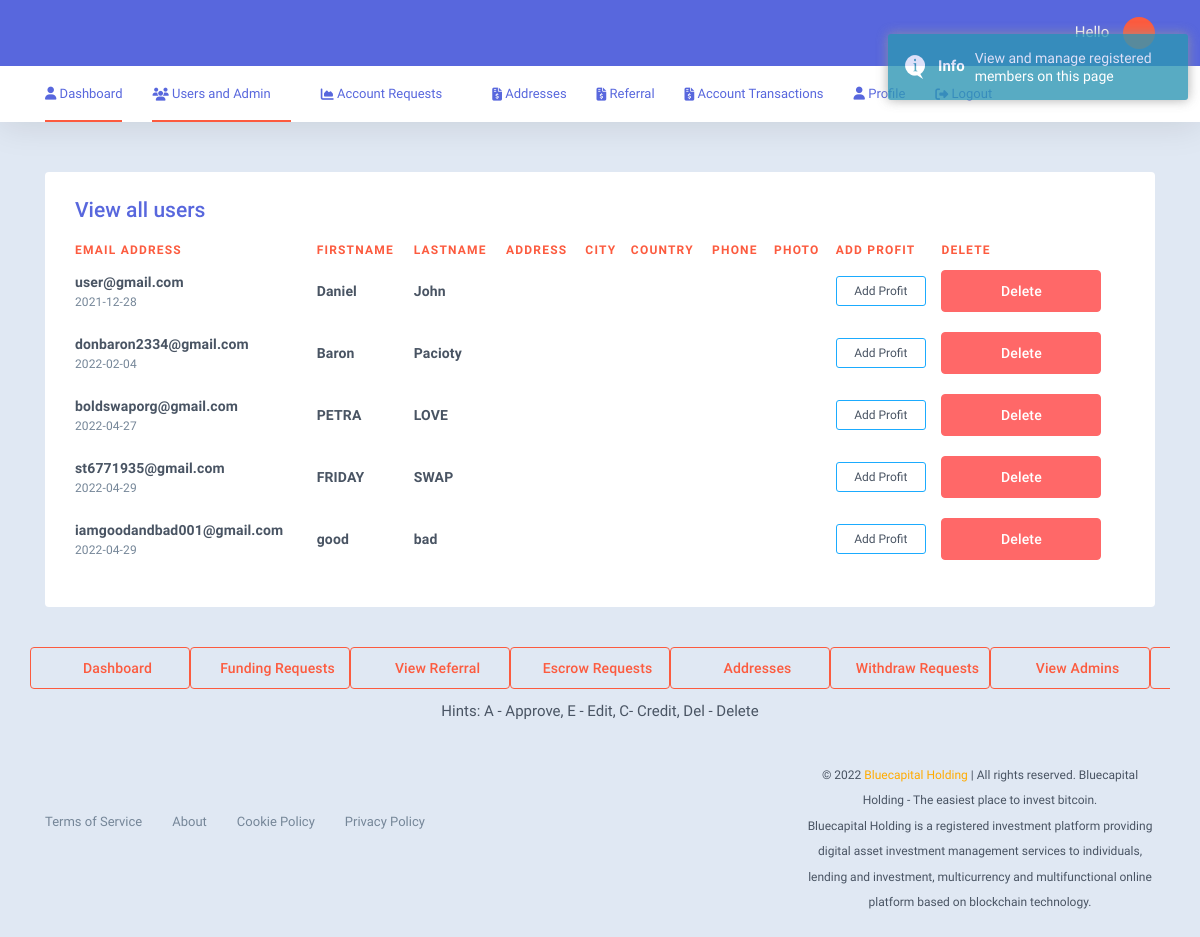
Before: /user/admin/view-users.php with the older database file.
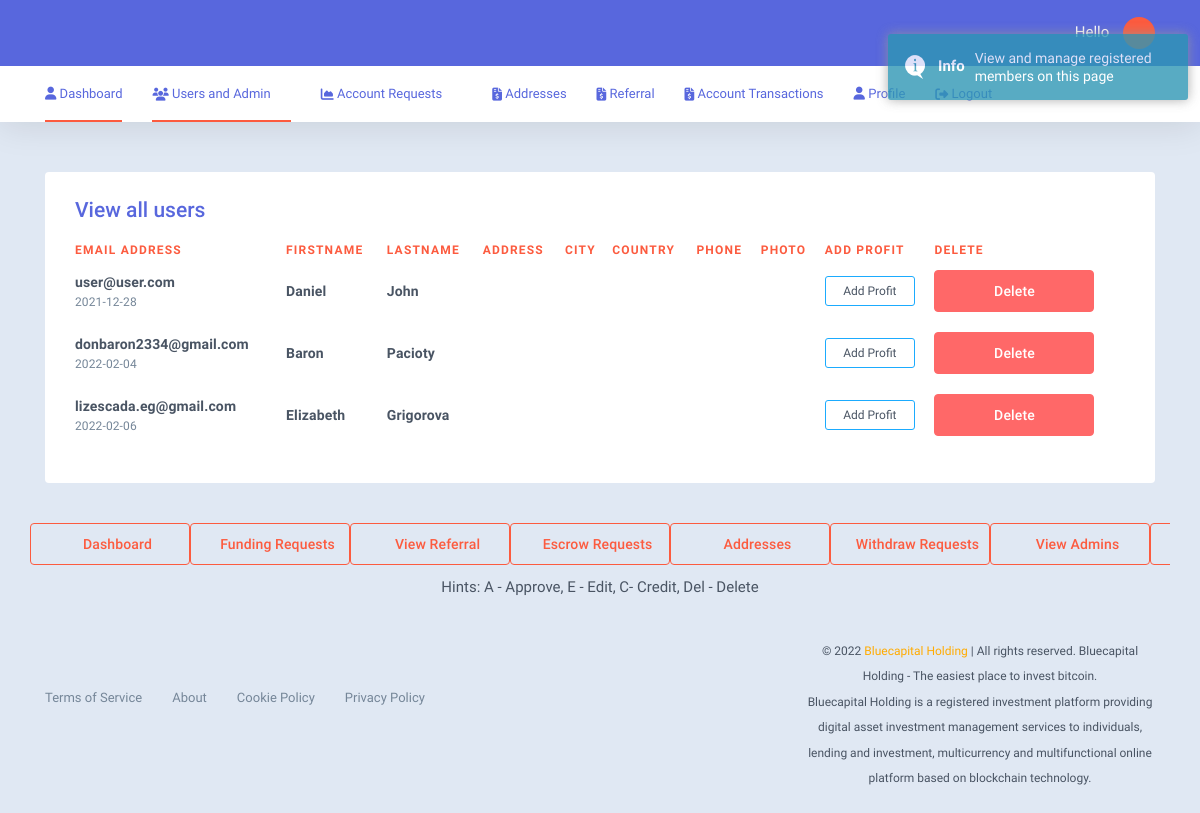
After: the same page with the newer database file.
### tables this page shows
CREATE TABLE `users` (
  `id_no` int(11) NOT NULL,
  `firstname` varchar(255) DEFAULT NULL,
  `lastname` varchar(255) DEFAULT NULL,
  `user_email` varchar(255) NOT NULL,
  `user_pass` varchar(255) NOT NULL,
  `address` varchar(255) DEFAULT NULL,
  `city` varchar(255) DEFAULT NULL,
  `country` varchar(255) DEFAULT NULL,
  `phone` varchar(55) DEFAULT NULL,
  `photo` varchar(255) DEFAULT NULL,
  `affid` int(255) DEFAULT NULL,
  `reg_date` date NOT NULL DEFAULT current_timestamp()
);

### user/admin/view-users.php (the view, shortened to what this page needs)
<?php
include('../function.php');
?>
<?php include('header.php'); ?>
<body class="page-user">
<?php include('nav.php'); ?>
<div>
  <div class="page-content">
      <div class="container">
            <div class="card content-area">
                                <div class="card-innr table-responsive">
                    <div class="card-head">
                        <h4 class="card-title">View all users</h4>
                    </div>
                                <table class="data-table table table-hover dt-init user-tnx">
                        <thead>
                            <tr class="data-item data-head">
                                <th class="data-col dt-tnxno">Email Address</th>
                                <th class="data-col dt-amount">Firstname</th>
                                <th class="data-col dt-account">Lastname</th>
                                <th class="data-col dt-type">
                                    <div class="dt-type-text">Address</div>
                                </th>
                                 <th class="data-col dt-type">
                                    <div class="dt-type-text">City</div>
                                </th>
                                 <th class="data-col dt-type">
                                    <div class="dt-type-text">Country</div>
                                </th>
                                <th class="data-col dt-type">
                                    <div class="dt-type-text">Phone</div>
                                </th>
                                <th class="data-col dt-type">
                                    <div class="dt-type-text">Photo</div>
                                </th>
                                <th class="data-col dt-type">
                                    <div class="dt-type-text">Add Profit</div>
                                </th>
                                <th class="data-col dt-type">
                                    <div class="dt-type-text">Delete</div>
                                </th>
                            </tr>
                        </thead>
                        <tbody>
                            <?php
                            $sql_users_exec = "SELECT * FROM users";
                            $sql_user_exec = $con->query($sql_users_exec);
                           foreach($sql_user_exec as $infor){extract($infor);?>
                                                        <tr class="data-item">
                                <td class="data-col dt-tnxno">
                                    <div class="d-flex align-items-center">
                                           <div class="fake-class">
                                        <span class="lead tnx-id"><?php if(isset($user_email) && $user_email!==null){echo $user_email;}?></span>
                                            <span class="sub sub-date"><?php if(isset($reg_date) && $reg_date!==null){echo $reg_date;}?></span>
                                        </div>
                                    </div>
                                </td>
                                <td class="data-col dt-token">
                                    <span class="lead token-amount"><?php if(isset($firstname) && $firstname!==null){echo $firstname;}?></span>
                                </td>
                                 <td class="data-col dt-token">
                                    <span class="lead token-amount"><?php if(isset($lastname) && $lastname!==null){echo $lastname;}?></span>
                                </td>
                                 <td class="data-col dt-token">
                                </td>
                                 <td class="data-col dt-token">
                                </td>
 <td class="data-col dt-token">
                                </td>
                                <td class="data-col dt-account" id="td_approve">
     <span class="lead user-info text-warning"><?php if(isset($phone) && $phone!==null){echo $phone;}?></span></td>
      <td class="data-col dt-account" id="td_approve">
     <span class="lead user-info text-warning"><?php if(isset($photo) && $photo!==null){echo "<img src='../upload/{$photo}' width='40px' height='40px'>";}?></span> </td>
      <td class="data-col dt-type">
                            <a href="add-profit.php?ap=<?=$user_email;?>" data-toggle="" data-target="" class="dt-type-md"><span class='badge badge-outline badge-info badge-md'>Add Profit</span></a>
                        </td>
                               <td class="data-col dt-token" id="td_approve">
     <a href="user.php?vu=<?= $id_no; ?>"><button class="btn btn-danger">Delete</button></a>
      </td>
                            </tr><?php }?>
                                                    </tbody>
                    </table>
                </div>
                </div>
        </div>
  </div>
</div>
 <?php include('footer-menu.php');?>
    <div class="footer-bar">
        <div class="container">
            <div class="row align-items-center justify-content-center">
                <div class="col-md-8">
                    <ul class="footer-links">
                       <li><a href="https://blucapitalholding.com/docs/terms-of-use.php">Terms of Service</a></li>
        <li><a href="https://blucapitalholding.com/docs/about.php">About</a></li>
        <li><a href="https://blucapitalholding.com/docs/cookie-policy.php">Cookie Policy</a></li>
        <li><a href="https://blucapitalholding.com/docs/privacy-policy.php">Privacy Policy</a></li>
                    </ul>
                </div>
                <div class="col-md-4 mt-2 mt-sm-0">
                    <div class="d-flex justify-content-between justify-content-md-end align-items-center guttar-25px pdt-0-5x pdb-0-5x">
                        <div class="copyright-text"><p style="padding:10px 0 !important;"><center><small>©&nbsp;<?= date('Y');?>&nbsp;<a href="#"><span class="orange">Bluecapital Holding</span></a> | All rights reserved.&nbsp;Bluecapital Holding - The easiest place to invest bitcoin.<br>Bluecapital Holding is a registered investment platform providing digital asset investment management services to individuals, lending and investment, multicurrency and multifunctional online platform based on blockchain technology.</small></center></p></div>
                    </div>
                </div>
            </div>
        </div>
    </div>
    </body>
    </html>

### user/admin/header.php (shortened to what this page needs)
<!DOCTYPE html>
<html lang="en-US" class="js">
<head>
    <link rel="stylesheet" href="../assets/css/custom.css">
    <link rel="stylesheet" href="../assets/css/vendor.bundle49f7.css">
    <link rel="stylesheet" href="../assets/css/style.css" id="layoutstyle">
    <link rel="stylesheet" href="https://stackpath.bootstrapcdn.com/font-awesome/4.7.0/css/font-awesome.min.css">
<link rel="stylesheet" type="text/css" href="../dist/css/toastr.css">
</head>

### user/admin/nav.php (shortened to what this page needs)
<div class="topbar-wrap">
       <div class="topbar is-sticky">
           <div class="container">
               <div class="d-flex justify-content-between align-items-center">
                   <ul class="topbar-nav">
                       <li class="topbar-nav-item relative"><span class="user-welcome d-none d-lg-inline-block">Hello&nbsp;</span><a class="toggle-tigger user-thumb" href="#"></a>
                       </li>
                   </ul>
               </div>
           </div>
       </div>
       <div class="navbar">
           <div class="container">
               <div class="navbar-innr">
                   <ul class="navbar-menu">
                       <li><a href="view-users.php"><span class="icon-s"><i class="fa fa-user"></i>&nbsp;Dashboard</a></li>
                       <li class="has-dropdown page-links-all">
                           <a class="drop-toggle" href="#"><i class="fa fa-users"></i>&nbsp;Users and Admin</a>
                       </li>
                       <li class="has-dropdown page-links-all">
                           <a class="drop-toggle" href="#"><i class="fa fa-chart-area"></i>&nbsp;Account Requests</a>
                       </li>
                       <li><a href="addresses.php"><i class="fa fa-file-invoice-dollar"></i>&nbsp;Addresses</a></li>
                       <li><a href="referral.php"><i class="fa fa-file-invoice-dollar"></i>&nbsp;Referral</a></li>
                        <li><a href="transactions.php"><i class="fa fa-file-invoice-dollar"></i>&nbsp;Account Transactions</a></li>
                     <li><a href="./edit-profile.php"><span class="icon-s"><i class="fa fa-user"></i>&nbsp;Profile</a></li>
                        <li><a href="../logout.php"><i class="fa fa-sign-out-alt"></i>&nbsp;Logout</a></li>
                   </ul>
               </div>
           </div>
       </div>
   </div>

### user/admin/footer-menu.php (shortened to what this page needs)
<div class="container">
   <div class="row">
           <div class="table-responsive">
               <table class="table">
                   <tr>
                      <td><a class="text-secondary btn btn-outline-warning" href="view-users.php">Dashboard</a></td>
                      <td><a class="text-secondary btn btn-outline-warning" href="funding-requests.php">Funding Requests</a></td>
                      <td><a class="text-secondary btn btn-outline-warning" href="referral.php">View Referral</a></td>
                      <td><a class="text-secondary btn btn-outline-warning" href="escrows.php">Escrow Requests</a></td>
                      <td><a class="text-secondary btn btn-outline-warning" href="addresses.php">Addresses</a></td>
                      <td><a class="text-secondary btn btn-outline-warning" href="withdraw-requests.php">Withdraw Requests</a></td>
                      <td><a class="text-secondary btn btn-outline-warning" href="view-admin.php">View Admins</a></td>
                      <td><a class="text-secondary btn btn-outline-warning" href="view-users.php">View users</a></td>
                   </tr>
               </table>
           </div>
       </div>
   </div>
   <div class="m-auto"> <span>Hints: A - Approve, E - Edit, C- Credit, Del - Delete</span></div>

### user/admin/header.php (style rules this page uses)
.topbar,.topbar-wrap,.is-sticky,.topbar.is-sticky { background-color:#5867dd !important; background-image:linear-gradient(45deg,#5867dd 0%, #5867dd 100%) !important; color:#fff !important; }
.token-info-sub,.card-title { color:#5867dd !important; }
.navbar-menu > li > a { color:#5867dd !important; }
a.drop-toggle::after { content:none !important; }
li > a:hover, .orange { color: #FFAB00 !important; }

Changed rows visible on the page:
removed users: user_email "boldswaporg@gmail.com", reg_date "2022-04-27", firstname "PETRA", lastname "LOVE"
removed users: user_email "st6771935@gmail.com", reg_date "2022-04-29", firstname "FRIDAY", lastname "SWAP"
removed users: user_email "iamgoodandbad001@gmail.com", reg_date "2022-04-29", firstname "good", lastname "bad"
changed users "Daniel": user_email "user@gmail.com" → "user@user.com"
added users: user_email "lizescada.eg@gmail.com", reg_date "2022-02-06", firstname "Elizabeth", lastname "Grigorova"
